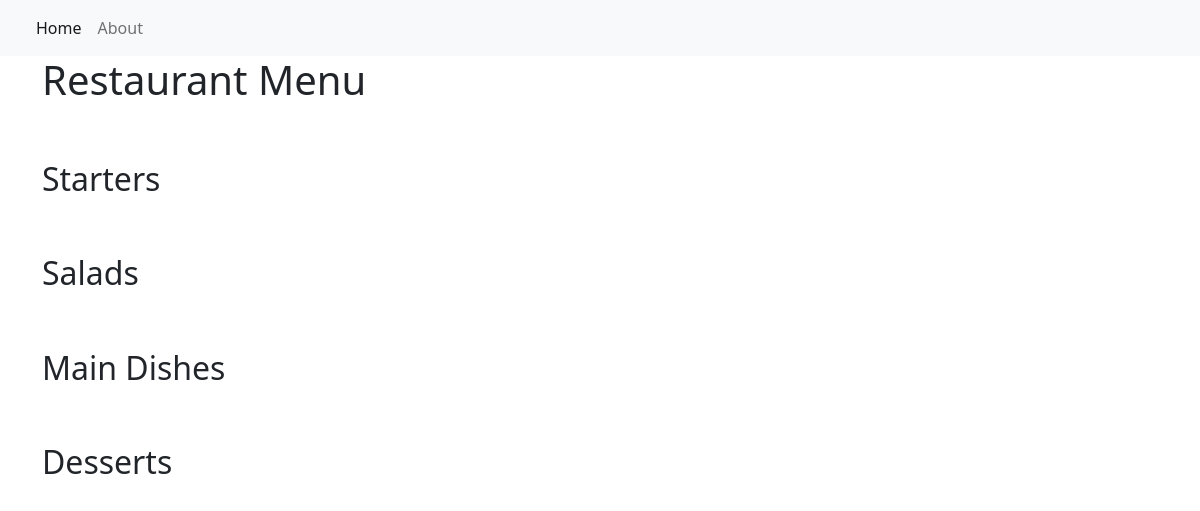
The app's page /, older data.
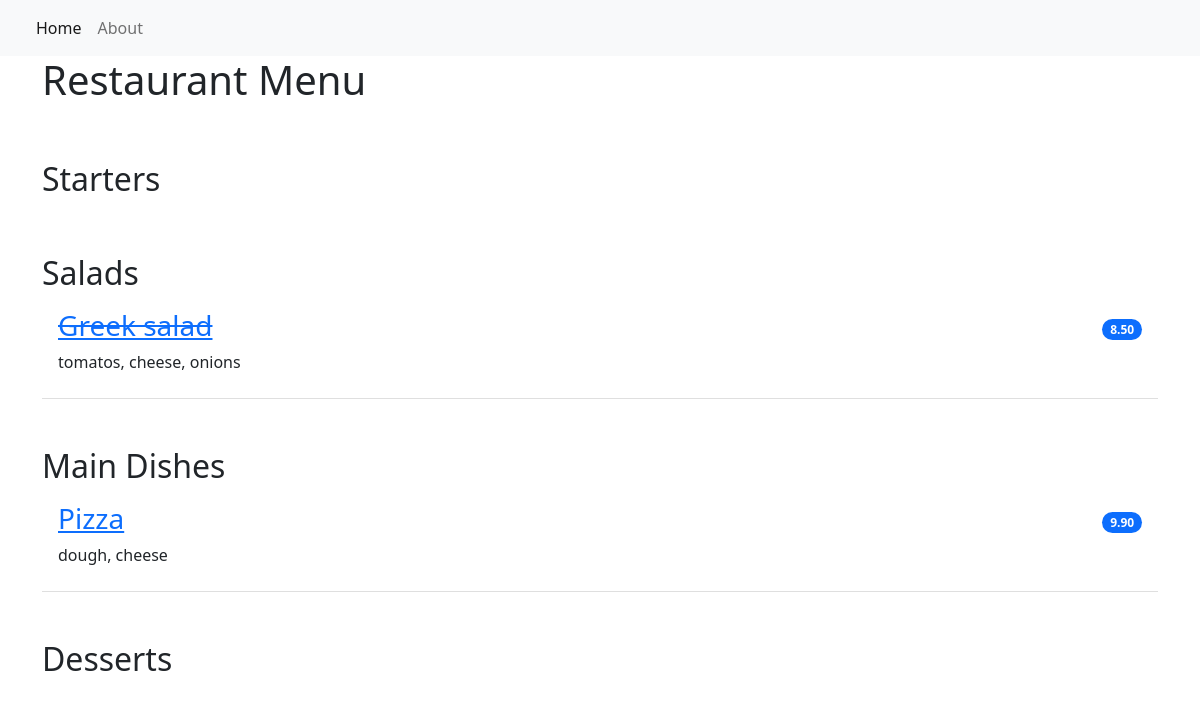
The same page, newer data.
### restaurant_menu/models.py (models this page shows, shortened)
class Item(models.Model):
    meal = models.CharField(max_length=1000, unique=True)
    description = models.CharField(max_length=200)
    price = models.DecimalField(max_digits=10, decimal_places=2)
    meal_type = models.CharField(max_length=200, choices=MEAL_TYPE)
    author = models.ForeignKey(User, on_delete=models.PROTECT)
    status = models.IntegerField(choices=STATUS, default=1)
    date_created = models.DateTimeField(auto_now_add=True)
    date_updated = models.DateTimeField(auto_now=True)

### restaurant_menu/views.py (the view)
# urls.py: path('', views.Menulist.as_view(), name='home'),
class Menulist(generic.ListView):
    queryset = Item.objects.order_by("-date_created")
    template_name = "index.html"
    def get_context_data(self, **kwargs):
        context = super().get_context_data(**kwargs)
        context["meals"] = MEAL_TYPE
        return context

### templates/index.html
{% extends 'base.html' %}
{% block content %}
<div class ="container">
    <h1>Restaurant Menu</h1>
        <ul class = "list-group list-group-flush">
            {% for meal in meals %}
                <h2 class="pt-5">{{ meal.1 }}</h2>
                    {% for row in item_list %}
                        {% if row.meal_type == meal.0 %}
                            {% if row.status == 0 %}
                            <li class="list-group-item d-flex justify-content-between align-items-center border-0 pb-0">
                                <a href="{% url 'menu_item' row.pk %}"><h3><del>{{ row.meal }}</del></h3></a>
                                <span class="badge bg-primary rounded-pill">{{ row.price }}</span>
                            </li>
                            <li class="list-group-item pt-0">
                                <p>{{ row.description }}</p>
                            </li>
                            {% else %}
                            <li class="list-group-item d-flex justify-content-between align-items-center border-0 pb-0">
                                <a href="{% url 'menu_item' row.pk %}"><h3>{{ row.meal }}</h3></a>
                                <span class="badge bg-primary rounded-pill">{{ row.price }}</span>
                            </li>
                            <li class="list-group-item pt-0">
                                <p>{{ row.description }}</p>
                            </li>
                                {% endif %}
                            {% endif %}
                        {% endfor %}
            {% endfor %}
        </ul>
</div>
{% endblock content %}

Row changes from the older to the newer data that the page shows:
added Item: meal "Greek salad", price "8.50", description "tomatos, cheese, onions", shown under "Salads"
added Item: meal "Pizza", price "9.90", description "dough, cheese", shown under "Main Dishes"
